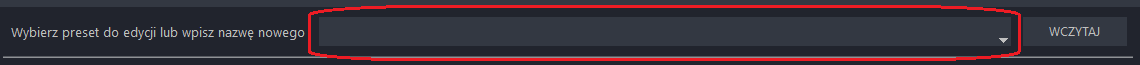
#> input picture assets/documentation-page/how-to-use/input-name.png, 1140 x 65 px, given in place of icon.png, which was not available
$ python -i generator.py   (imports and definitions only)   (older library calls are emulated)
#> lines starting #> are read from the running program, lines starting #| are printed output that depends on the picture; pictures that were not available may be replaced by others from this repository, and a replacement may not be noted
"""
# Generator CSV
# 4.0 Experimental
# by Mateusz Skoczek
# styczeń 2019 - luty 2020
# dla ZSP Sobolew

#
# Główny plik programu
#
"""


# -------------------- # Import bibliotek zewnętrznych # -------------------- #

# Biblioteki główne
import os as OS
import sys as SS
import time as TM


# Framework i inne biblioteki interfejsu graficznego
import tkinter as TK
from tkinter import ttk as TKttk
from tkinter import filedialog as TKfld

try:
    from PIL import ImageTk as PLitk
    from PIL import Image as PLimg
except ModuleNotFoundError:
    OS.system("python -m pip install pip")
    OS.system("python -m pip install Pillow")
    OS.system("cls")
    from PIL import ImageTk as PLitk
    from PIL import Image as PLimg


# ------------------ # Import plików składowych programu # ------------------ #

# Funkcja tworząca plik zawierający logi błędu
def excpt(filename, importingFilename, errorcode, exceptInfo):
    filepath = './crashlogs/crash_' + str(TM.localtime()[2]) + str(TM.localtime()[1]) + str(TM.localtime()[0]) + str(TM.localtime()[3]) + str(TM.localtime()[4]) + str(TM.localtime()[5]) + '.txt'
    try:
        OS.mkdir('./crashlogs')
    except:
        pass
    crashfile = open(filepath, 'w')
    crashfile.write('CRASH!\n')
    crashfile.write('An error occurred while loading the component file: %s\n' % importingFilename)
    crashfile.write('In file: %s\n' % filename)
    crashfile.write('%s\n' % exceptInfo)
    crashfile.write('Errorcode: %s' % errorcode)
    crashfile.close()
    SS.exit(0)


# vars.py
try:
    from src.vars import prgInfo as SCvar_inf
    from src.vars import guiVars as SCvar_gui
except Exception as exceptInfo:
    excpt('generator.py', 'variables.py', 'E000000', exceptInfo) #TODO Kod


# -------------------------------- # Okno # --------------------------------- #

# Budowa okna
def gui():
    # Ustawienia okna
    root = TK.Tk()
    root.title(SCvar_inf.name + " " + SCvar_inf.version)
    root.resizable(width = SCvar_gui.other.windowWidthResize, height = SCvar_gui.other.windowHeightResize)
    root.configure(bg = SCvar_gui.color.mainBG)
    root.iconbitmap(SCvar_gui.image.programIcon)


    # Motyw
    TKttk.Style().theme_create("main", parent = "alt", settings = {
        "mainMenu.TNotebook":{
            "configure": {
                "background": SCvar_gui.color.mainBG,
                "tabposition": SCvar_gui.other.tabPosition,
                "borderwidth": SCvar_gui.dimension.tabWindowBorderWidth,
                }
            },
        "mainMenu.TNotebook.Tab":{
            "configure": {
                "background": SCvar_gui.color.unselectedTabBG,
                "borderwidth": SCvar_gui.dimension.borderTab,
                "padding": SCvar_gui.dimension.iconPaddingTab,
                },
            "map": {
                "background": [("selected", SCvar_gui.color.selectedTabBG), ("disabled", SCvar_gui.color.headerBG)],
                }
            }
        })
    TKttk.Style().theme_use("main")


    # Menu główne
    mainMenu = TKttk.Notebook(root)
    mainMenu.config(style = "mainMenu.TNotebook")
    mainMenu.grid(row = 1)

    # TAB1 - Ikona
    iconTab = TK.Frame(mainMenu)
    iconTab.config(background = SCvar_gui.color.mainBG)
    iconTabImg = PLimg.open(SCvar_gui.image.iconTab)
#> iconTabImg is the input picture: PIL image 1140x65 RGBA; mean R, G, B, A 56.9, 47.8, 57, 255
    iconTabImg = iconTabImg.resize((SCvar_gui.dimension.iconTab, SCvar_gui.dimension.iconTab), PLimg.ANTIALIAS)
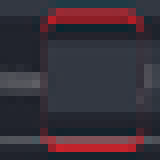
#> iconTabImg: PIL image 20x20 RGBA (shown 8 times larger); mean R, G, B, A 56.8, 47.9, 57.1, 255
    iconTabImg = PLitk.PhotoImage(iconTabImg)
    mainMenu.add(iconTab, image = iconTabImg, state = TK.DISABLED)

    # Generowanie plików
    generateTab = TK.Frame(mainMenu)
    generateTab.config(background = SCvar_gui.color.mainBG)
    generateTabImg = PLimg.open(SCvar_gui.image.generateTab)
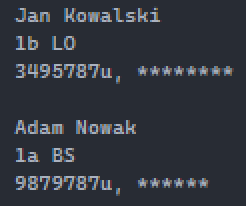
#> input picture assets/documentation-page/how-to-use/example-input-data.png, 123 x 103 px, given in place of generate.png, which was not available (shown 2 times larger)
#> generateTabImg is the input picture: PIL image 123x103 RGBA; mean R, G, B, A 49.3, 53.5, 61.8, 255
    generateTabImg = generateTabImg.resize((SCvar_gui.dimension.iconTab, SCvar_gui.dimension.iconTab), PLimg.ANTIALIAS)
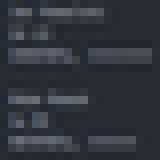
#> generateTabImg: PIL image 20x20 RGBA (shown 8 times larger); mean R, G, B, A 49.3, 53.5, 61.8, 255
    generateTabImg = PLitk.PhotoImage(generateTabImg)
    mainMenu.add(generateTab, image = generateTabImg)

    # Dołączanie do pliku
    linkTab = TK.Frame(mainMenu)
    linkTab.config(background = SCvar_gui.color.mainBG)
    linkTabImg = PLimg.open(SCvar_gui.image.linkTab)
    linkTabImg = linkTabImg.resize((SCvar_gui.dimension.iconTab, SCvar_gui.dimension.iconTab), PLimg.ANTIALIAS)
    linkTabImg = PLitk.PhotoImage(linkTabImg)
    mainMenu.add(linkTab, image = linkTabImg)

    # Łączenie plików
    mergeTab = TK.Frame(mainMenu)
    mergeTab.config(background = SCvar_gui.color.mainBG)
#> (the run stopped early here; a loop or call above may not have finished)
